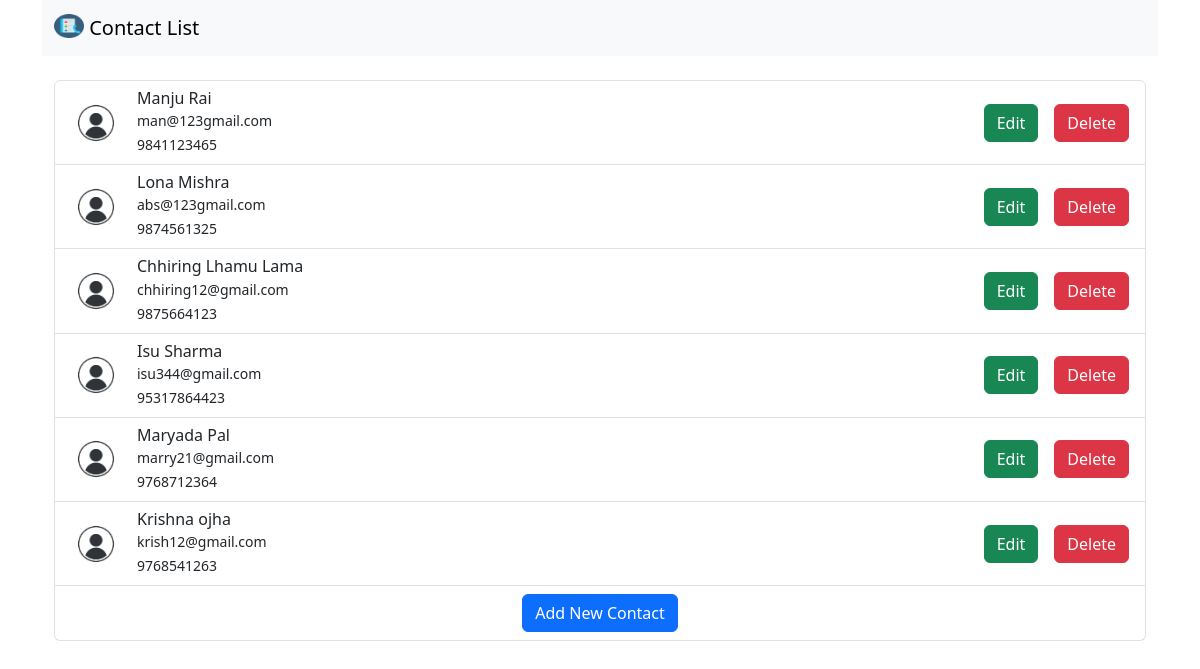
Before: / with the older database file.
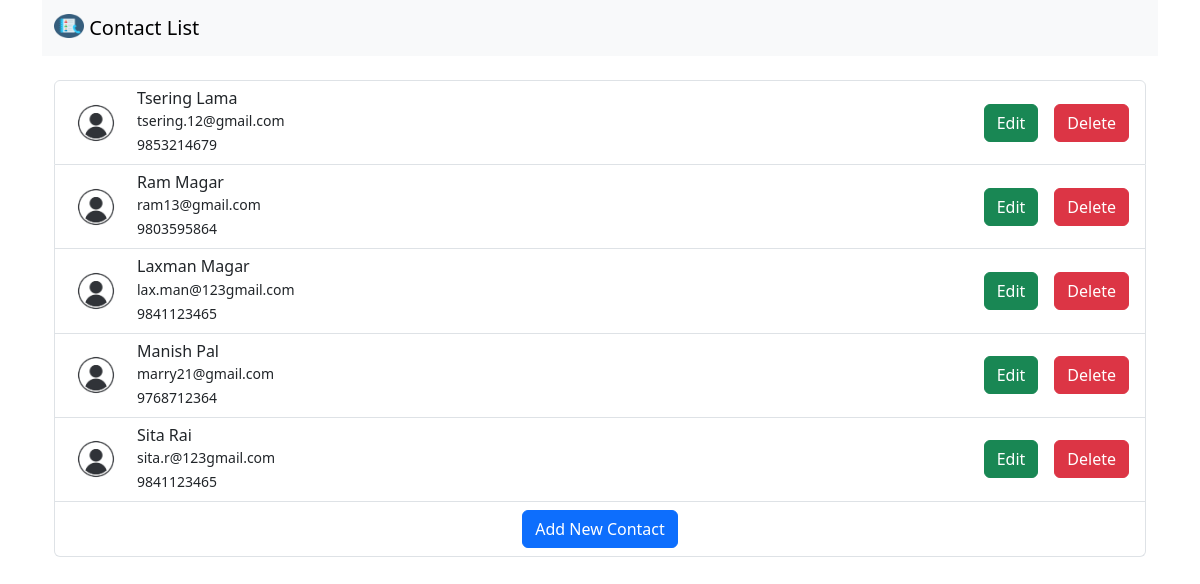
After: the same page with the newer database file.
### contact_app/models.py (models this page shows, shortened)
class Contact(models.Model):
    name = models.CharField(max_length=100)
    phone = models.CharField(max_length=15)
    email = models.EmailField()

### contact_app/views.py (the view)
# urls.py: path("",views.contact_list,name="contact-list"),
def contact_list(request):
    contacts=Contact.objects.all()
    return render(
        request,
        "contact_list.html",
        {"contacts":contacts},
    )

### templates/contact_list.html
{% extends "base.html" %}
{% load static %}
{% block content %}
<div class="container ">
  <div class="list-group">
    {% for contact in contacts %}
    <div class="list-group-item d-flex justify-content-between align-items-center">
      <div class="d-flex align-items-center">
        <img src="{% static 'img/profile.png' %}" alt="Profile" class="rounded-circle me-3" width="50" height="50">
        <div>
          <h6 class="card-title">{{ contact.name }}</h6>
            <small class="card-text">{{ contact.email }}</small><br>
            <small class="card-text">{{ contact.phone }}</small>
        </div>
      </div>
      <div class="d-flex">
        <a href="{% url 'edit-contact' contact.pk %}" class="btn btn-success me-3">Edit  </a>
        <a href="{% url 'delete-contact' contact.pk %}" class="btn btn-danger">Delete </a>
      </div>
    </div>
    {% endfor %}
    <div class="list-group-item text-center">
      <a href="{% url 'add-contact' %}" class="btn btn-primary"> Add New Contact</a>
    </div>
  </div>
</div>
{% endblock content %}

### templates/base.html (shortened to what this page needs)
{% load static %}
<!doctype html>
<html lang="en">
  <head>
    <link href="{% static 'css/bootstrap.min.css' %}" rel="stylesheet">
  </head>
  <body>
    <div class="container">
      <nav class="navbar bg-body-tertiary mb-4">
        <div class="container-fluid">
          <a class="navbar-brand" href="/">
            <img src="{% static 'img/contact.png' %}" alt="Logo" width="30" height="24" class="d-inline-block align-text-top">
            Contact List
          </a>
        </div>
      </nav>
      {% block content %}
      {% endblock content %}
    </div>
  </body>
</html>

Changed rows visible on the page:
removed Contact: name "Manju Rai", email "man@123gmail.com", phone "9841123465"
removed Contact: name "Lona Mishra", email "abs@123gmail.com", phone "9874561325"
removed Contact: name "Chhiring Lhamu Lama", email "chhiring12@gmail.com", phone "9875664123"
removed Contact: name "Isu Sharma", email "isu344@gmail.com", phone "95317864423"
removed Contact: name "Maryada Pal", email "marry21@gmail.com", phone "9768712364"
removed Contact: name "Krishna ojha", email "krish12@gmail.com", phone "9768541263"
added Contact: name "Tsering Lama", email "tsering.12@gmail.com", phone "9853214679"
added Contact: name "Ram Magar", email "ram13@gmail.com", phone "9803595864"
added Contact: name "Laxman Magar", email "lax.man@123gmail.com", phone "9841123465"
added Contact: name "Manish Pal", email "marry21@gmail.com", phone "9768712364"
added Contact: name "Sita Rai", email "sita.r@123gmail.com", phone "9841123465"
